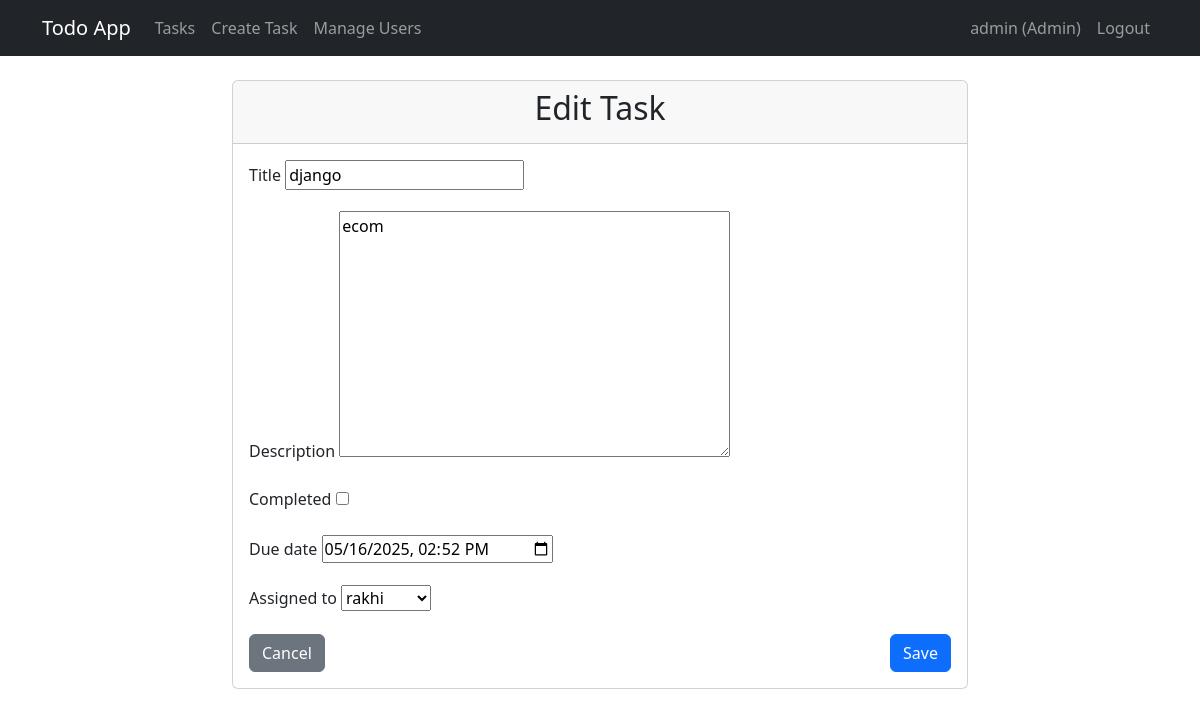
Screenshot of /tasks/10/update/ (signed in) with the database file from the repository.
### todo_app/models.py (models this page shows, shortened)
class User(AbstractUser):
    ADMIN = 'admin'
    MANAGER = 'manager'
    USER = 'user'
    ROLE_CHOICES = [
        (ADMIN, 'Admin'),
        (MANAGER, 'Manager'),
        (USER, 'User'),
    ]
    role = models.CharField(max_length=10, choices=ROLE_CHOICES, default=USER)
    def is_admin(self):
        return self.role == self.ADMIN

class Task(models.Model):
    title = models.CharField(max_length=200)
    description = models.TextField(blank=True)
    completed = models.BooleanField(default=False)
    created_date = models.DateTimeField(auto_now_add=True)
    due_date = models.DateTimeField(null=True, blank=True)
    created_by = models.ForeignKey(User, on_delete=models.CASCADE, related_name='created_tasks')
    assigned_to = models.ForeignKey(User, on_delete=models.CASCADE, related_name='assigned_tasks', null=True, blank=True)

### todo_app/views.py (the view)
# urls.py: path('tasks/<int:pk>/update/', views.TaskUpdateView.as_view(), name='task-update'),
class TaskUpdateView(ManagerRequiredMixin, UpdateView):
    model = Task
    form_class = TaskForm
    template_name = 'todo_app/task_form.html'
    success_url = reverse_lazy('task-list')

### todo_app/forms.py
class TaskForm(forms.ModelForm):
    class Meta:
        model = Task
        fields = ('title', 'description', 'completed', 'due_date', 'assigned_to')
        widgets = {
            'due_date': forms.DateTimeInput(attrs={'type': 'datetime-local'}),
        }

### todo_app/views.py (called while the page is built)
    def test_func(self):
        return self.request.user.is_authenticated and (self.request.user.is_admin() or self.request.user.is_manager())

### todo_app/templates/todo_app/task_form.html (shortened to what this page needs)
{% extends 'base.html' %}
{% block content %}
    <div class="row justify-content-center">
        <div class="col-md-8">
            <div class="card">
                <div class="card-header">
                    <h2 class="text-center">{% if form.instance.pk %}Edit Task{% else %}Create Task{% endif %}</h2>
                </div>
                <div class="card-body">
                    <form method="post">
                        {% for field in form %}
                            <div class="mb-3">
                                <label for="{{ field.id_for_label }}" class="form-label">{{ field.label }}</label>
                                {{ field }}
                            </div>
                        {% endfor %}
                        <div class="d-flex justify-content-between">
                            <a href="{% url 'task-list' %}" class="btn btn-secondary">Cancel</a>
                            <button type="submit" class="btn btn-primary">Save</button>
                        </div>
                    </form>
                </div>
            </div>
        </div>
    </div>
{% endblock %}

### todo_app/templates/base.html (shortened to what this page needs)
<!DOCTYPE html>
<html lang="en">
<head>
    <link href="https://cdn.jsdelivr.net/npm/bootstrap@5.3.0-alpha1/dist/css/bootstrap.min.css" rel="stylesheet">
</head>
<body>
    <nav class="navbar navbar-expand-lg navbar-dark bg-dark">
        <div class="container">
            <a class="navbar-brand" href="{% url 'task-list' %}">Todo App</a>
            <div class="collapse navbar-collapse" id="navbarNav">
                <ul class="navbar-nav me-auto">
                    {% if user.is_authenticated %}
                        <li class="nav-item">
                            <a class="nav-link" href="{% url 'task-list' %}">Tasks</a>
                        </li>
                        {% if user.is_admin or user.is_manager %}
                            <li class="nav-item">
                                <a class="nav-link" href="{% url 'task-create' %}">Create Task</a>
                            </li>
                        {% endif %}
                        {% if user.is_admin %}
                            <li class="nav-item">
                                <a class="nav-link" href="{% url 'user-list' %}">Manage Users</a>
                            </li>
                        {% endif %}
                    {% endif %}
                </ul>
                <ul class="navbar-nav">
                    {% if user.is_authenticated %}
                        <li class="nav-item">
                            <span class="nav-link">{{ user.username }} ({{ user.get_role_display }})</span>
                        </li>
                        <li class="nav-item">
                            <form method="get" action="{% url 'logout' %}">
                                <button class="btn btn-link nav-link" type="submit">Logout</button>
                            </form>
                        </li>
                    {% endif %}
                </ul>
            </div>
        </div>
    </nav>
    <div class="container mt-4">
        {% block content %}{% endblock %}
    </div>
</body>
</html>

### rows the page displays
User: username "admin", role "Admin"
Task: form "django" "ecom" "05/16/2025 14:52" "rakhi"

### other values shown
{{ field.label }} "Title" "Description" "Completed" "Due date" "Assigned to"
